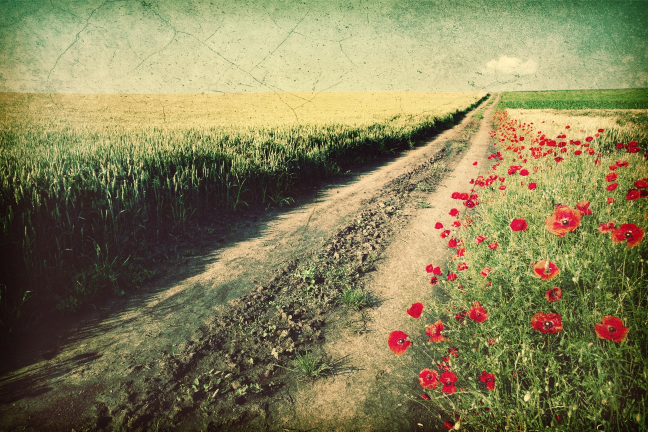
#> input picture Getting Started With AI and Machine Learning/Image_Processing/field.jpg, 1296 x 863 px, found by its file name (shown at 1/2 size)
$ jupyter execute 'Median Filters.ipynb'   (shell and % lines are left out)
#> lines starting #> are read from the running program, lines starting #| are printed output that depends on the picture
[cell 1]
import numpy as np
import matplotlib.pyplot as plt
import cv2
from matplotlib import rcParams

rcParams["figure.figsize"] = 24,10
img= plt.imread("../Image Processing/field.jpg")
#> img is the input picture: shape (863, 1296, 3); mean R, G, B 133.7, 127, 87.7
plt.axis("off")
plt.imshow(img)

[cell 2]
median = cv2.medianBlur(img, 5)
plt.axis("off")
plt.imshow(median)

[cell 3]
rcParams["figure.figsize"] = 20,8
kernel = np.ones((5,5), np.float32)/25
average = cv2.filter2D(src=img, ddepth=-1, kernel=kernel)

fig,ax = plt.subplots(1,2)
ax[0].imshow(average[:,:400])
ax[1].imshow(median[:,:400])
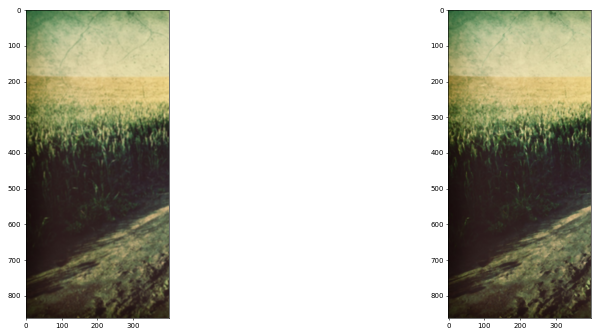
#> figure drawn by matplotlib, 2 panels

[cell 4]
#checking the leftmost section
rcParams["figure.figsize"] = 20, 20

fig,ax = plt.subplots(1,2)
ax[0].imshow(average[:,400:800])
ax[1].imshow(median[:,400:800])
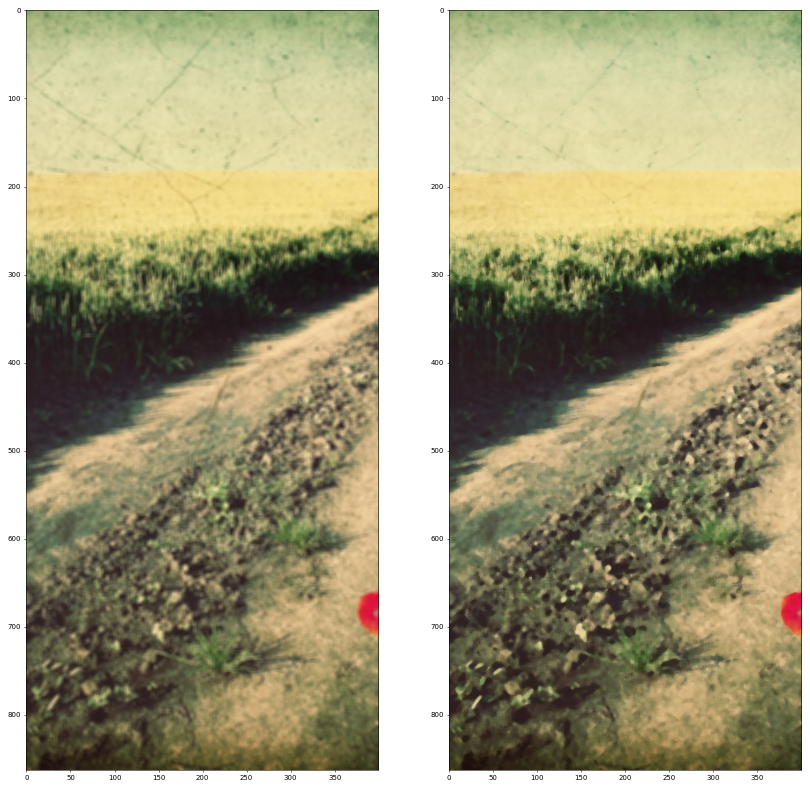
#> figure drawn by matplotlib, 2 panels

[cell 5]
#checking the middle section
fig,ax = plt.subplots(1,2)
ax[0].imshow(average[:,400:800])
ax[1].imshow(median[:,400:800])

[cell 6]
#checking the right section
fig,ax = plt.subplots(1,2)
ax[0].imshow(average[:,800:1200])
ax[1].imshow(median[:,800:1200])
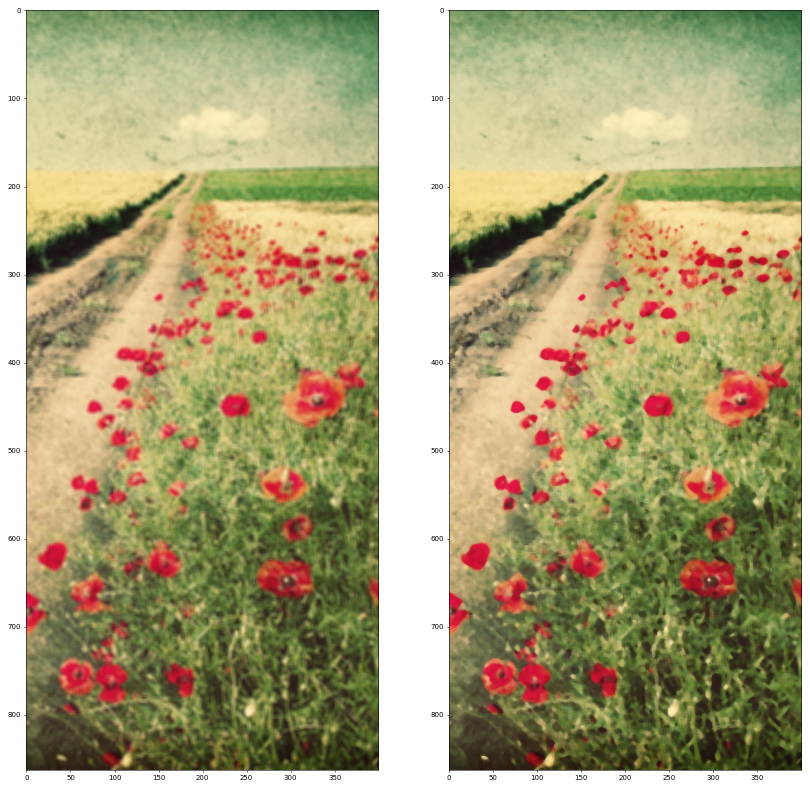
#> figure drawn by matplotlib, 2 panels

[cell 7]
rcParams['figure.figsize'] = (24, 10)

img = plt.imread('workers.jpg')
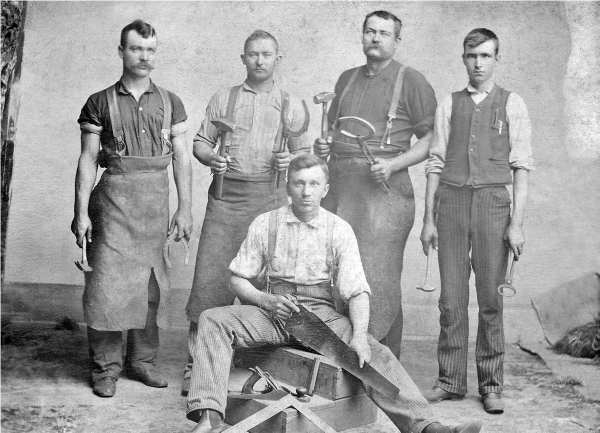
#> input picture Getting Started With AI and Machine Learning/Image_Processing/workers.jpg, 1199 x 865 px (shown at 1/2 size)
#> img is the input picture: shape (865, 1199, 3); min 0, max 255, mean 157.5
plt.axis("off")
plt.imshow(img)

[cell 8]
median = cv2.medianBlur(img,3)
#> median: shape (865, 1199, 3)
plt.axis("off")
plt.imshow(median)

[cell 9]
rcParams['figure.figsize'] = (20,8)

kernel = np.ones((3, 3), np.float32) / 9
average = cv2.filter2D(src=img, ddepth=-1, kernel=kernel)
#> average: shape (865, 1199, 3)

# display images
fig, ax = plt.subplots(1,2)
ax[0].imshow(average)
ax[1].imshow(median)

[cell 10]
rcParams['figure.figsize'] = (20, 20)

# display images
fig, ax = plt.subplots(1,2)
ax[0].imshow(average[:,:400])
ax[1].imshow(median[:,:400])
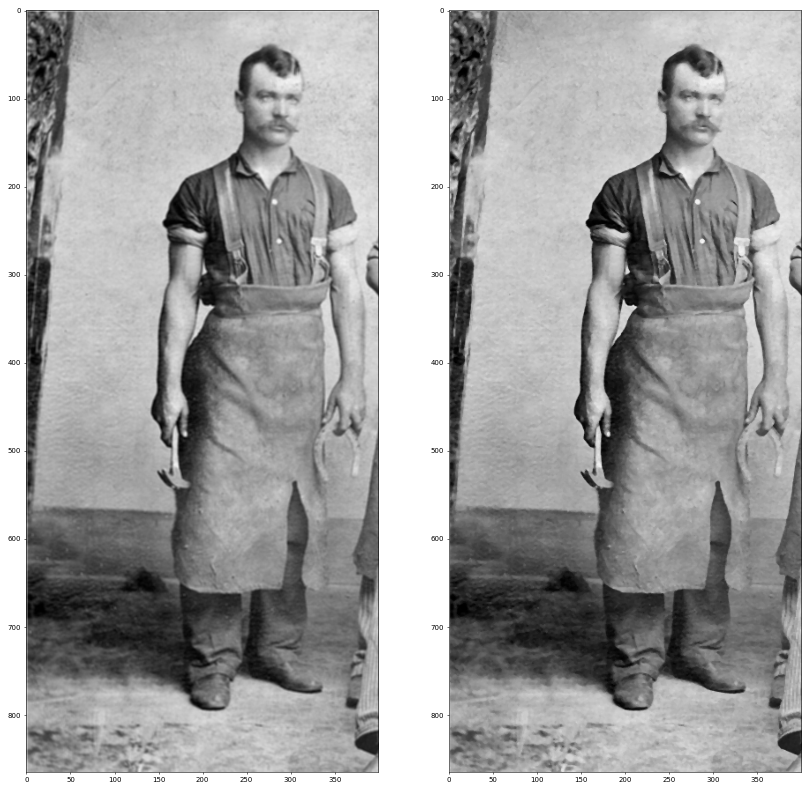
#> figure drawn by matplotlib, 2 panels

[cell 11]
fig, ax = plt.subplots(1,2)
ax[0].imshow(average[:,400:800])
ax[1].imshow(median[:,400:800])
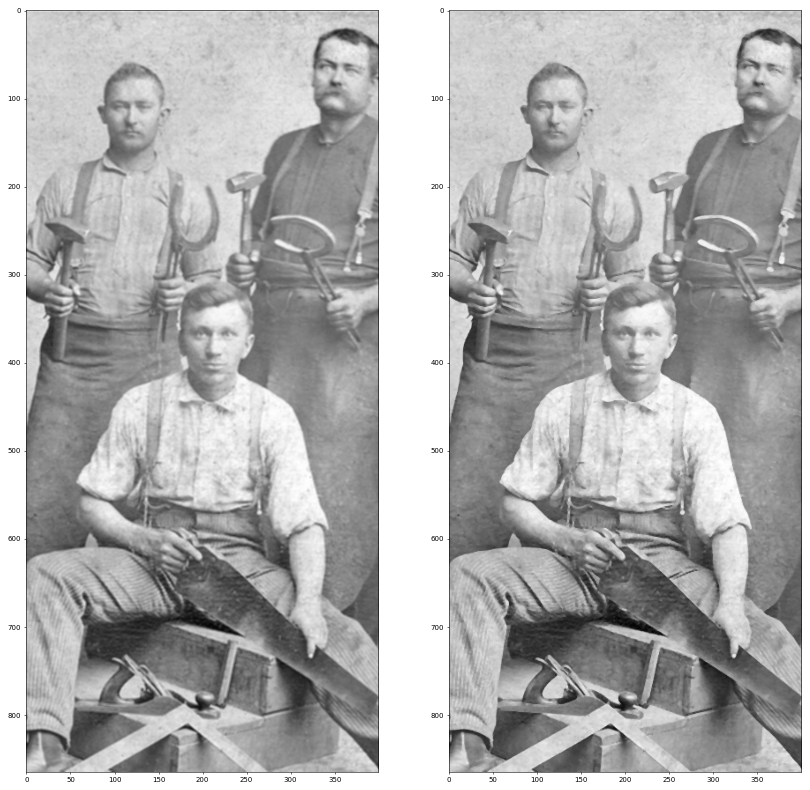
#> figure drawn by matplotlib, 2 panels

[cell 12]
fig, ax = plt.subplots(1,2)
ax[0].imshow(average[:,400:800])
ax[1].imshow(median[:,400:800])

[cell 13]
fig, ax = plt.subplots(1,2)
ax[0].imshow(average[:,700:1100])
ax[1].imshow(median[:,700:1100])
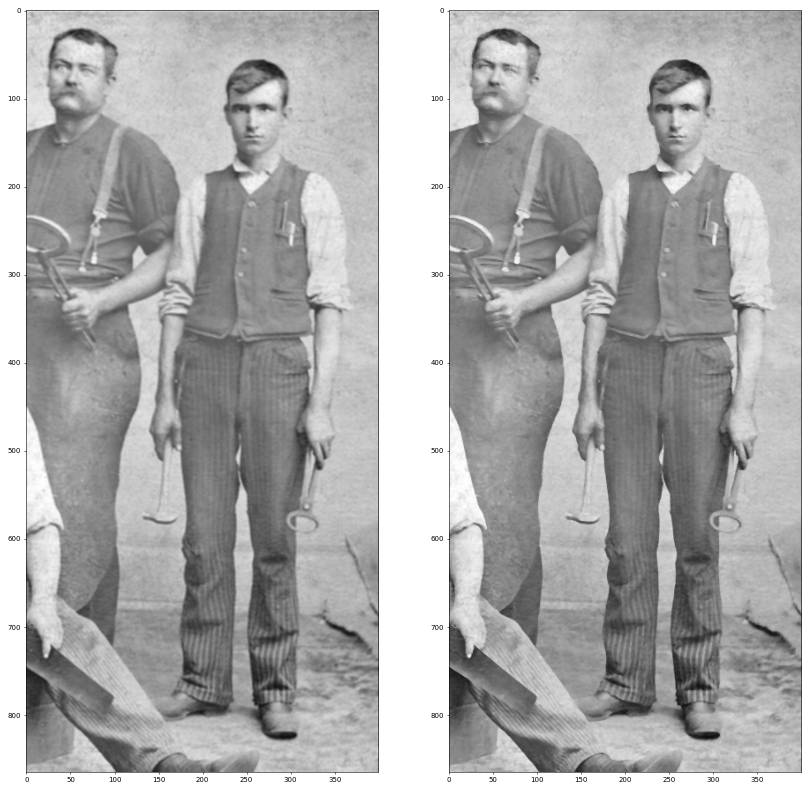
#> figure drawn by matplotlib, 2 panels
